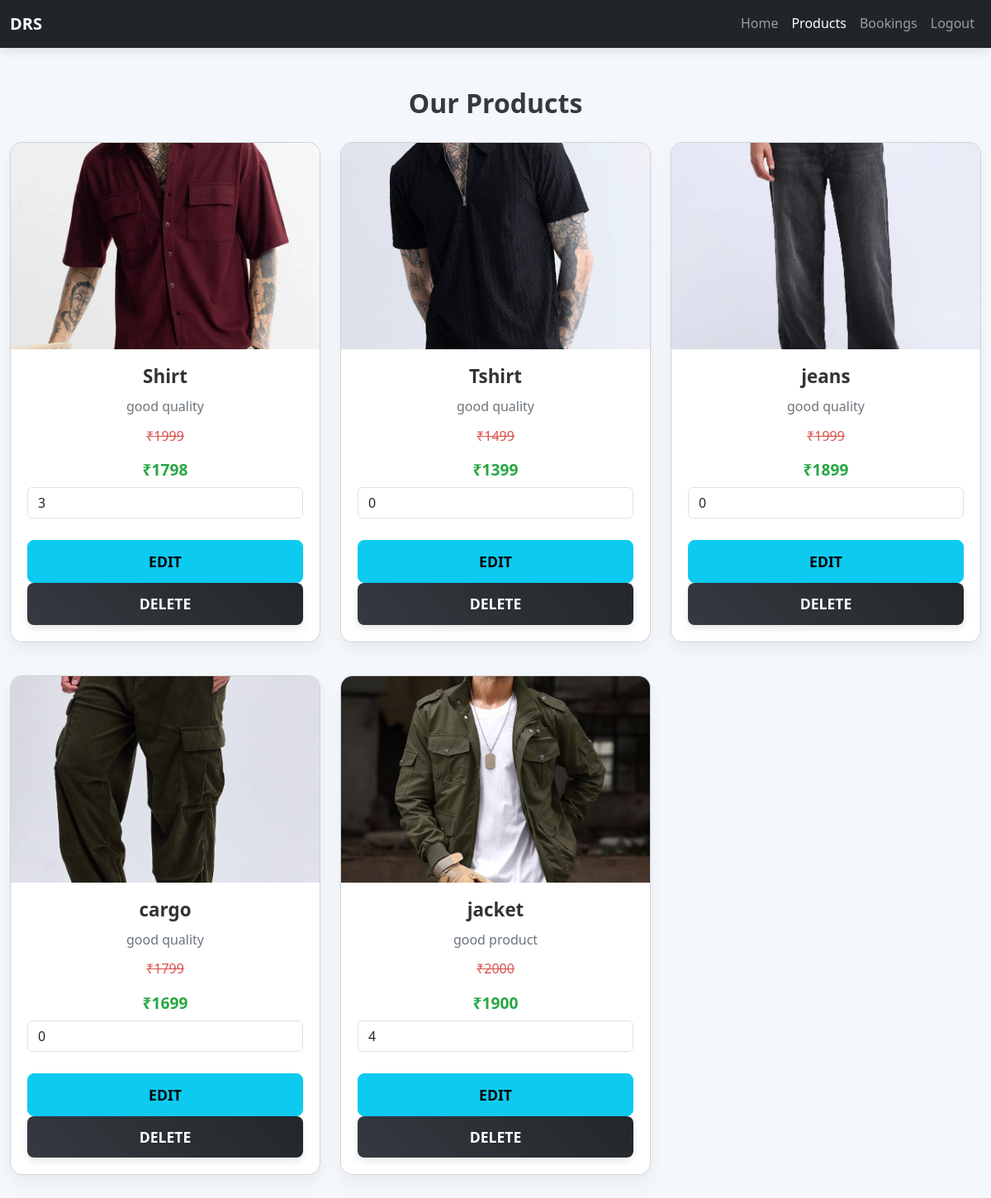
Page /products/ (signed in) on the earlier database version.
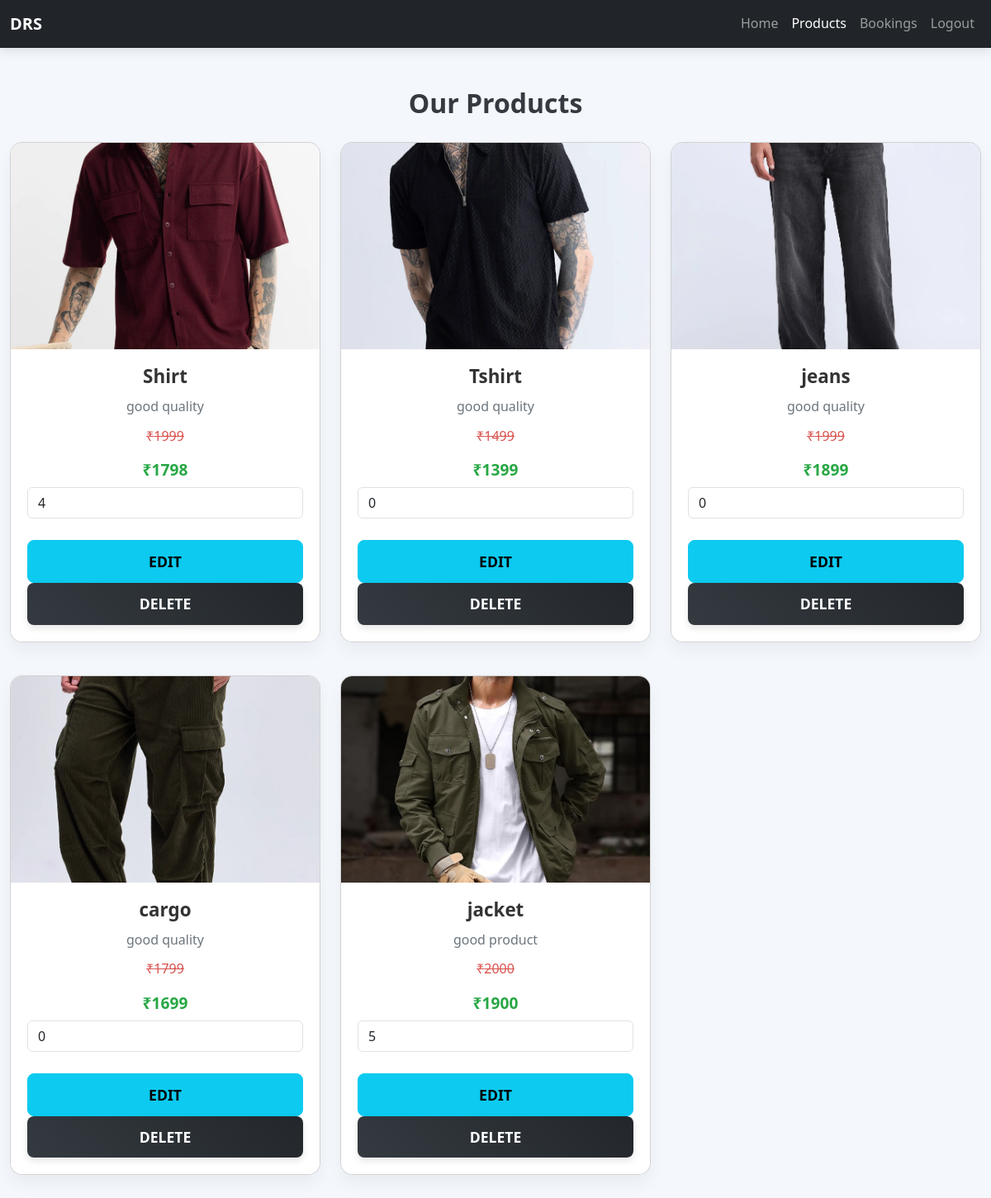
Same page on the later database version.
### app/models.py (models this page shows, shortened)
class Product(models.Model):
    pro_id=models.TextField()
    name=models.TextField()
    price=models.IntegerField()
    ofr_price=models.IntegerField()
    img=models.FileField()
    dis=models.TextField()
    sizes = models.ManyToManyField(Size, related_name='Sizes')
    quantity = models.PositiveIntegerField(default=0)  # New field for stock quantity

### app/views.py (the view)
# urls.py: path('products/',views.products),
def products(req):
    if 'drs_shop' in req.session:
        data=Product.objects.all()
        return render(req,'shop/Products.html',{'data':data})
    else:
        return redirect(shp_login)

### templates/shop/Products.html (shortened to what this page needs)
<!DOCTYPE html>
<html lang="en">
<head>
    <link href="https://cdn.jsdelivr.net/npm/bootstrap@5.3.3/dist/css/bootstrap.min.css" rel="stylesheet">
</head>
<body>
    <nav class="navbar navbar-expand-lg navbar-dark bg-dark">
        <div class="container">
            <a class="navbar-brand" href="#">DRS</a>
            <div class="collapse navbar-collapse" id="navbarNav">
                <ul class="navbar-nav ms-auto">
                    <li class="nav-item"><a class="nav-link" href="shp_home">Home</a></li>
                    <li class="nav-item"><a class="nav-link active" href="#">Products</a></li>
                    <li class="nav-item"><a class="nav-link" href="bookings">Bookings</a></li>
                    <li class="nav-item"><a class="nav-link" href="shp_logout">Logout</a></li>
                </ul>
            </div>
        </div>
    </nav>
    <div class="container py-5">
        <h2>Our Products</h2>
        <div class="row">
          {% for product in data %}
          <div class="col-lg-4 col-md-6 col-sm-12">
            <div class="card">
              <img class="card-img-top" src="{{product.img.url}}" alt="Product image">
              <div class="card-body">
                <h4 class="card-title">{{product.name}}</h4>
                <p class="card-text">{{product.dis}}</p>
                <div class="price-section">
                    <p class="original-price">₹{{product.price}}</p>
                    <h4 class="offer-price">₹{{product.ofr_price}}</h4>
                    <div class="quantity">
                        <input type="number" id="qty-{{ product.pk }}" class="form-control quantity-input" min="1" value="{{ product.quantity }}">
                    </div>
                </div><br>
                <a href="{% url 'edit_prod' pid=product.id %}" class="btn btn-info">Edit</a>
                <a href="delete_prod/{{product.pk}}" class="btn btn-dark">Delete</a>
              </div>
            </div>
          </div>
          {% endfor %}
        </div>
    </div>
</body>
</html>

Differences in the rows shown:
changed Product "Shirt": quantity "3" → "4"
changed Product "jacket": quantity "4" → "5"
